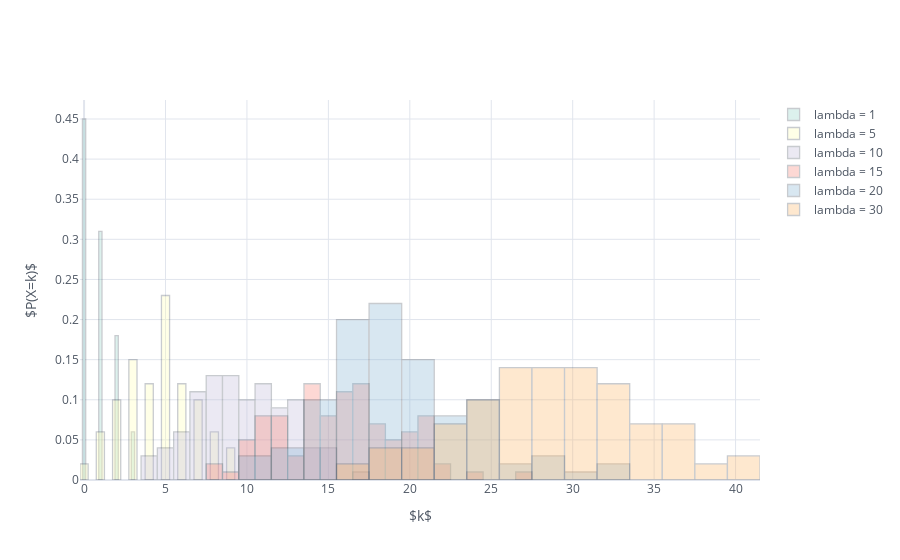

Notebook cell for this chart:
### Markdown cell above
# figure

### Code cell
fig = (
    pd.DataFrame(possion_dist)
    .iplot(
        # prob_at_lease_match_one_band p
#         text{counts of event}  
        kind='histogram',
        bins = 20, 
        opacity=.3,
        histnorm='probability',
        xTitle = r'$k$ ',
        yTitle = r'$P(X=k)$',
        asFigure = True,
        colorscale='set3'
          )
#     https://plotly.com/python/shapes/

)


display(
    'input format : ',
    pd.DataFrame(possion_dist)
    .head()
)


fig.show()

# You can click the right legend to check the distribution

### Figure 1 — Plotly figure (JSON) as saved in the notebook; plotly's stock layout.template omitted (floating-point values rounded to 4 significant figures)
{"data": [{"histfunc": "count", "histnorm": "probability", "marker": {"color": "rgba(141, 211, 199, 1.0)", "line": {"color": "#4D5663", "width": 1.3}}, "name": "lambda = 1", "nbinsx": 20, "opacity": 0.3, "orientation": "v", "type": "histogram", "x": [0, 0, 0, 1, 2, 3, 0, 0, 1, 0, 1, 2, 0, 2, 0, 0, 0, 1, 3, 0, 1, 2, 0, 2, 0, 1, 0, 0, 0, 2, 1, 1, 2, 0, 0, 2, 1, 1, 2, 0, 1, 1, 2, 0, 0, 1, 1, 0, 0, 3, 2, 1, 1, 0, 1, 1, 1, 0, 0, 1, 1, 2, 2, 2, 3, 0, 0, 0, 0, 1, 0, 2, 1, 0, 0, 2, 2, 1, 0, 1, 2, 3, 0, 1, 1, 0, 0, 1, 0, 3, 0, 1, 0, 0, 1, 0, 0, 1, 0, 0]}, {"histfunc": "count", "histnorm": "probability", "marker": {"color": "rgba(255, 255, 179, 1.0)", "line": {"color": "#4D5663", "width": 1.3}}, "name": "lambda = 5", "nbinsx": 20, "opacity": 0.3, "orientation": "v", "type": "histogram", "x": [6, 9, 7, 3, 3, 3, 3, 8, 1, 6, 5, 3, 5, 7, 5, 5, 5, 8, 6, 9, 5, 2, 5, 9, 4, 7, 5, 2, 3, 6, 4, 2, 4, 6, 4, 1, 6, 0, 3, 6, 8, 5, 7, 6, 5, 4, 6, 5, 5, 9, 2, 6, 3, 1, 3, 6, 2, 8, 5, 4, 1, 5, 8, 5, 2, 4, 5, 7, 2, 3, 5, 2, 8, 2, 3, 5, 3, 7, 3, 5, 6, 7, 0, 1, 7, 2, 5, 3, 4, 4, 5, 4, 1, 5, 4, 3, 5, 7, 7, 4]}, {"histfunc": "count", "histnorm": "probability", "marker": {"color": "rgba(190, 186, 218, 1.0)", "line": {"color": "#4D5663", "width": 1.3}}, "name": "lambda = 10", "nbinsx": 20, "opacity": 0.3, "orientation": "v", "type": "histogram", "x": [12, 4, 14, 9, 5, 6, 12, 7, 8, 8, 12, 9, 11, 9, 11, 12, 13, 8, 7, 6, 9, 14, 10, 8, 10, 11, 9, 7, 11, 10, 7, 8, 13, 17, 13, 15, 7, 11, 9, 6, 13, 14, 4, 10, 5, 11, 6, 10, 13, 7, 12, 9, 10, 11, 7, 11, 7, 8, 8, 11, 13, 8, 8, 9, 8, 12, 13, 11, 10, 8, 9, 14, 10, 9, 9, 13, 15, 12, 9, 13, 7, 11, 6, 9, 6, 11, 13, 12, 8, 10, 15, 4, 10, 8, 7, 15, 7, 5, 12, 5]}, {"histfunc": "count", "histnorm": "probability", "marker": {"color": "rgba(251, 128, 114, 1.0)", "line": {"color": "#4D5663", "width": 1.3}}, "name": "lambda = 15", "nbinsx": 20, "opacity": 0.3, "orientation": "v", "type": "histogram", "x": [8, 8, 18, 16, 20, 12, 17, 21, 11, 20, 18, 18, 12, 15, 11, 16, 19, 15, 16, 19, 14, 13, 14, 20, 21, 15, 21, 21, 24, 16, 18, 11, 14, 15, 14, 14, 17, 16, 16, 12, 19, 11, 21, 15, 17, 18, 11, 17, 22, 17, 15, 22, 11, 14, 14, 10, 16, 16, 21, 9, 16, 14, 13, 17, 10, 14, 10, 12, 17, 15, 15, 17, 20, 10, 11, 14, 12, 20, 17, 18, 21, 27, 13, 12, 17, 12, 19, 14, 14, 21, 17, 18, 17, 12, 16, 20, 10, 11, 19, 16]}, {"histfunc": "count", "histnorm": "probability", "marker": {"color": "rgba(128, 177, 211, 1.0)", "line": {"color": "#4D5663", "width": 1.3}}, "name": "lambda = 20", "nbinsx": 20, "opacity": 0.3, "orientation": "v", "type": "histogram", "x": [22, 25, 25, 18, 26, 29, 33, 10, 16, 20, 16, 17, 24, 15, 16, 16, 19, 14, 19, 21, 23, 25, 19, 18, 15, 26, 19, 20, 18, 20, 15, 20, 17, 16, 15, 20, 21, 19, 30, 13, 17, 17, 21, 19, 16, 16, 19, 19, 22, 11, 20, 20, 15, 22, 25, 19, 10, 22, 17, 19, 15, 19, 15, 15, 28, 16, 16, 18, 25, 12, 21, 18, 17, 17, 17, 12, 17, 18, 25, 18, 24, 19, 17, 29, 23, 22, 20, 15, 19, 18, 20, 20, 22, 24, 20, 17, 19, 32, 12, 24]}, {"histfunc": "count", "histnorm": "probability", "marker": {"color": "rgba(253, 180, 98, 1.0)", "line": {"color": "#4D5663", "width": 1.3}}, "name": "lambda = 30", "nbinsx": 20, "opacity": 0.3, "orientation": "v", "type": "histogram", "x": [27, 37, 36, 32, 23, 31, 21, 38, 24, 31, 19, 22, 32, 32, 30, 33, 30, 34, 28, 34, 40, 27, 22, 25, 37, 28, 32, 34, 27, 35, 25, 26, 27, 41, 23, 30, 30, 33, 35, 28, 29, 30, 21, 27, 29, 27, 33, 26, 35, 40, 28, 28, 37, 18, 30, 24, 24, 30, 29, 28, 23, 26, 27, 25, 19, 37, 31, 29, 37, 31, 27, 16, 17, 27, 25, 32, 39, 33, 29, 26, 23, 31, 25, 29, 25, 23, 29, 36, 26, 32, 20, 30, 30, 20, 32, 32, 35, 28, 25, 18]}], "layout": {"barmode": "overlay", "legend": {"bgcolor": "#FFFFFF", "font": {"color": "#4D5663"}}, "paper_bgcolor": "#FFFFFF", "plot_bgcolor": "#FFFFFF", "title": {"font": {"color": "#4D5663"}}, "xaxis": {"gridcolor": "#E1E5ED", "showgrid": true, "tickfont": {"color": "#4D5663"}, "title": {"font": {"color": "#4D5663"}, "text": "$k$ "}, "zerolinecolor": "#E1E5ED"}, "yaxis": {"gridcolor": "#E1E5ED", "showgrid": true, "tickfont": {"color": "#4D5663"}, "title": {"font": {"color": "#4D5663"}, "text": "$P(X=k)$"}, "zerolinecolor": "#E1E5ED"}}}
